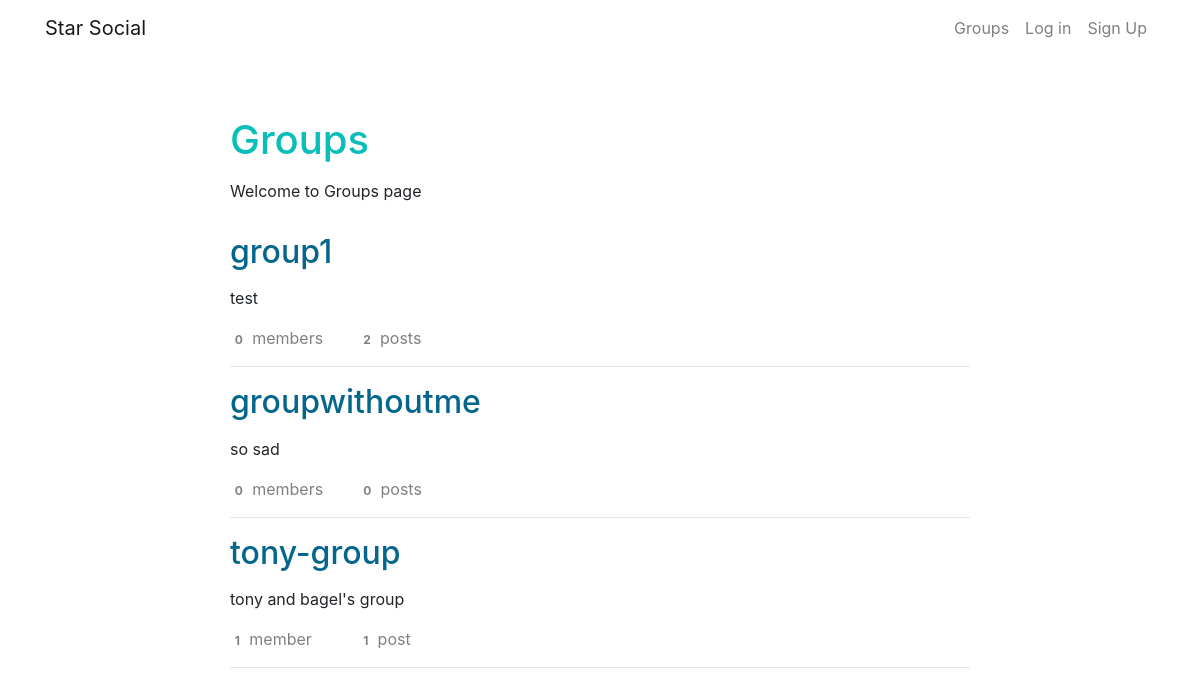
The app's page /groups/, older data.
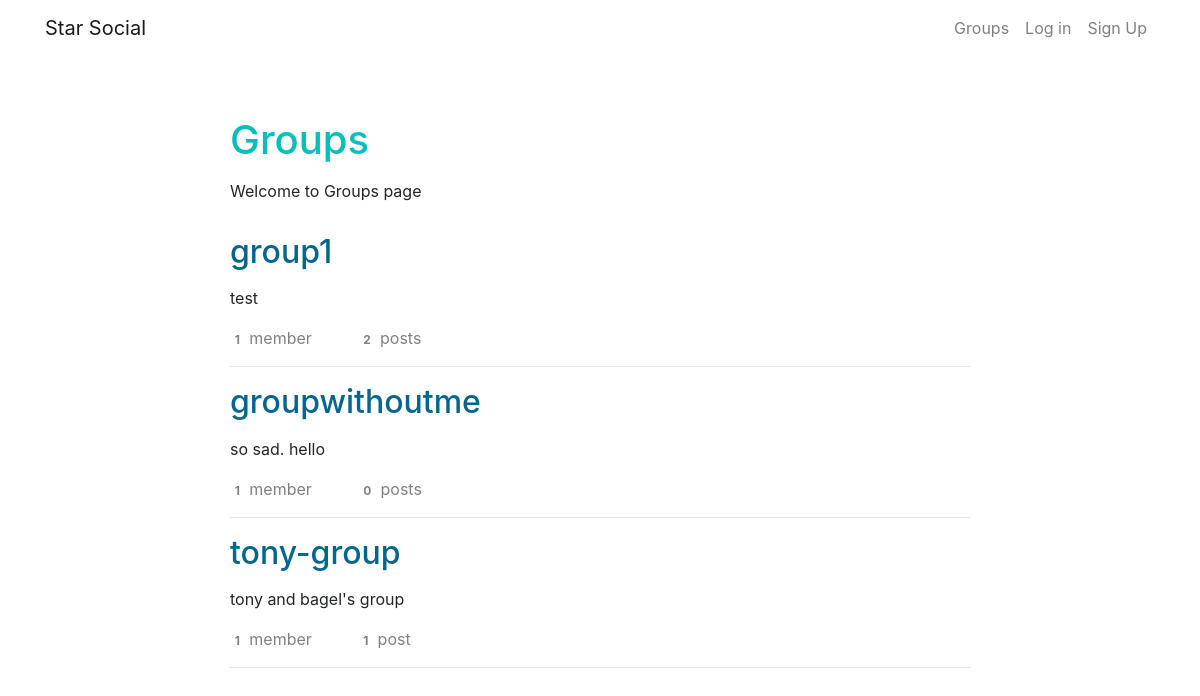
The same page, newer data.
### groups/models.py (models this page shows, shortened)
class Group(models.Model):
    name = models.CharField(max_length=256,unique=True)
    slug = models.SlugField(allow_unicode=True,unique=True)
    description = models.TextField(blank=True,default='')
    members = models.ManyToManyField(User,through='GroupMembership')
    class Meta:
        unique_together = ('name','members')
    class Meta:
        ordering = ['name']

### groups/views.py (the view)
# urls.py: path('', views.GroupList.as_view(),name='list'),
class GroupList(PrefetchRelatedMixin,generic.ListView):
    model = models.Group
    prefetch_related = ('members','posts')

### groups/templates/groups/group_list.html (shortened to what this page needs)
{% extends 'groups/group_base.html' %}
{% block pre_group %}
<div class='pre-group'>
    <h1 class='page-title'>Groups</h1>
    <p>Welcome to Groups page</p>
</div>
{% endblock %}
{% block group_content %}
<div class='group-list'>
    {% for group in group_list %}
    <h2 class='group-list-title'>
        <a href=" {% url 'groups:detail' slug=group.slug %}">{{ group.name }}</a>
    </h2>
    <p class='group-list-description'> {{ group.description|truncatewords:200 }}</p>
    <div class='row'>
        <div class="col-md-2  group-list-footer">
            <span class='badge'>{{ group.members.count }}</span>
            member{{ group.members.count|pluralize }}
        </div>
        <div class="col-md-2 group-list-footer">
            <span class='badge'>{{ group.posts.count }}</span>
            post{{ group.posts.count|pluralize }}
        </div>
    </div>
    <hr>
    {% endfor %}
</div>
{% endblock %}

Row changes from the older to the newer data that the page shows:
computed for Group "group1": members.count "0" → "1"
changed Group "groupwithoutme": description "so sad" → "so sad. hello"; members.count "0" → "1"
